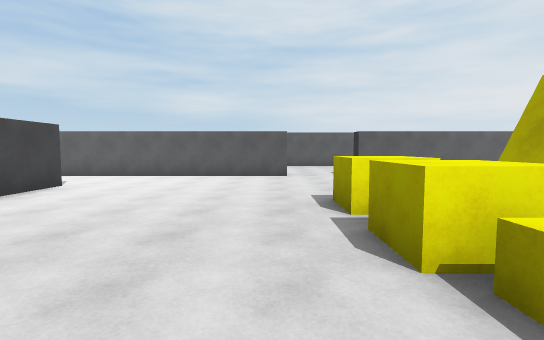
view 1 (above)

21 first-person views from a walk through a scene from a Unity 3-D project. The camera is 1.5 m above the floor, tilts 4° down and sees 85° across. The floor is counted in squares, 2 m on a side. Each view is taken from the middle of a square. On the plan, view 1 faces up. The plan holds only what a view shows up to about 10 squares ahead; the rest is blank. The player character is not drawn.

view 2
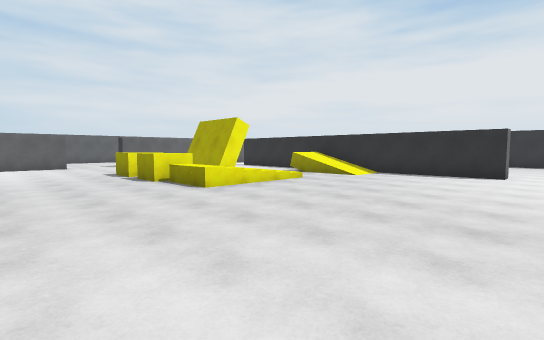

view 3
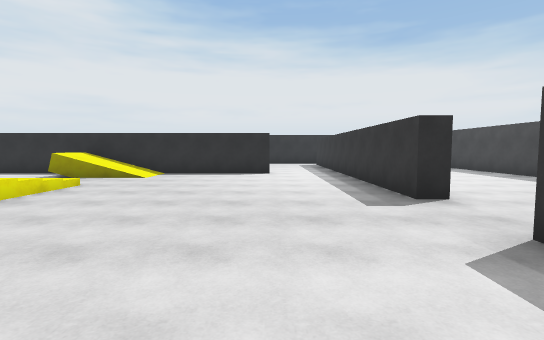

view 4
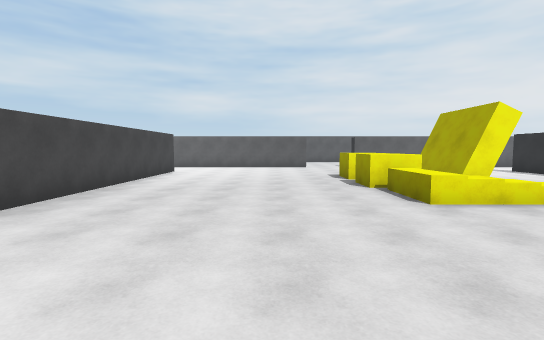

view 5
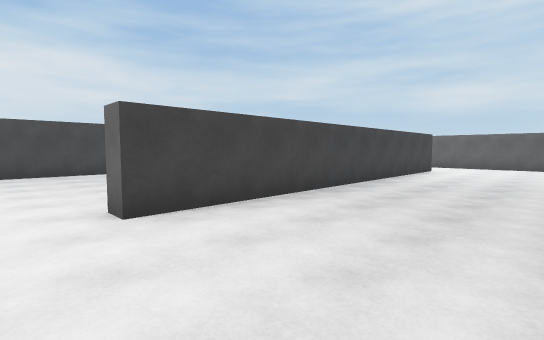

view 6
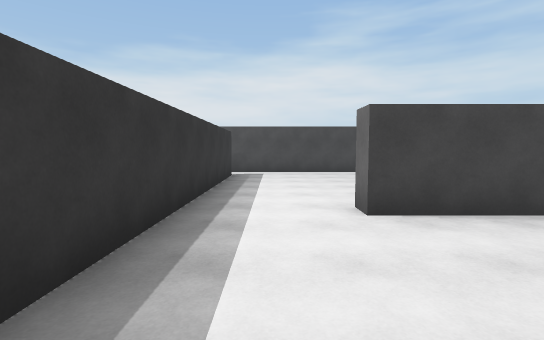

view 7
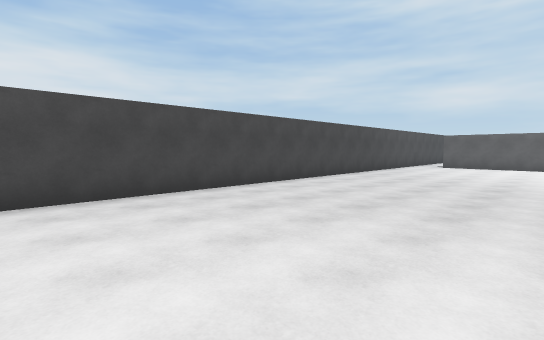

view 8
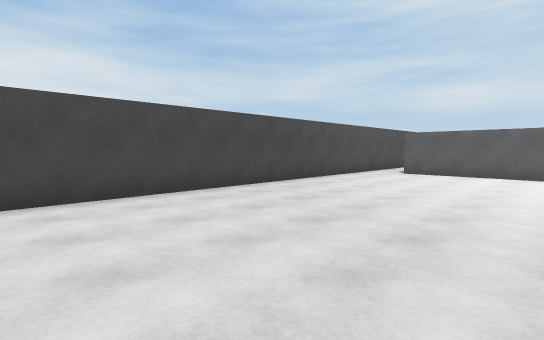

view 9
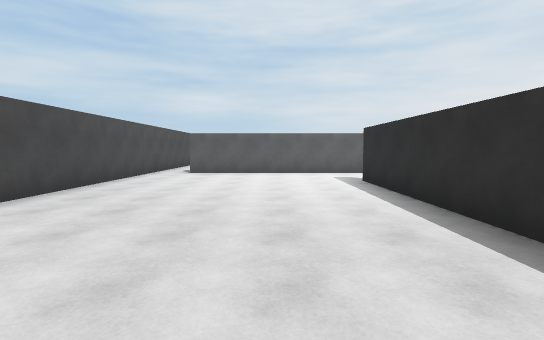

view 10
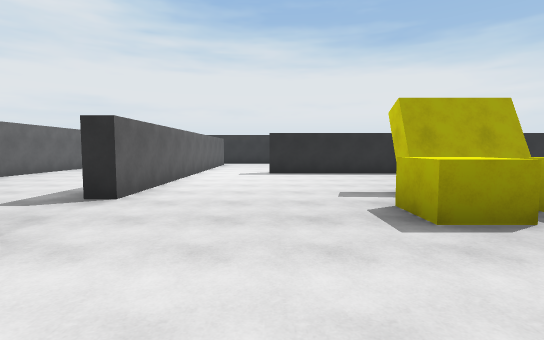

view 11
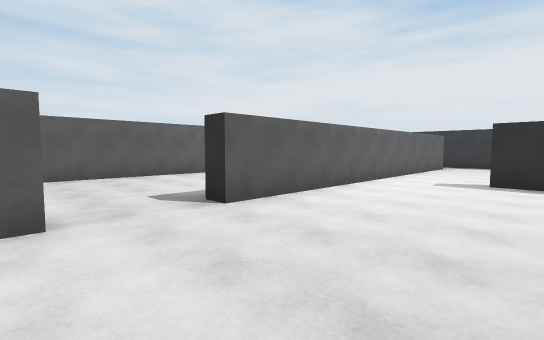

view 12
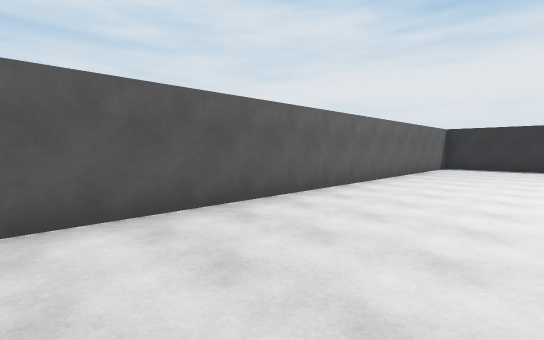

view 13
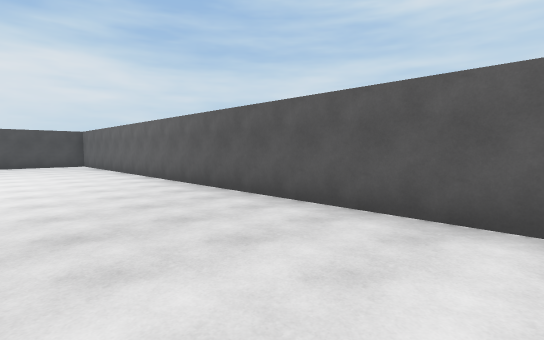

view 14
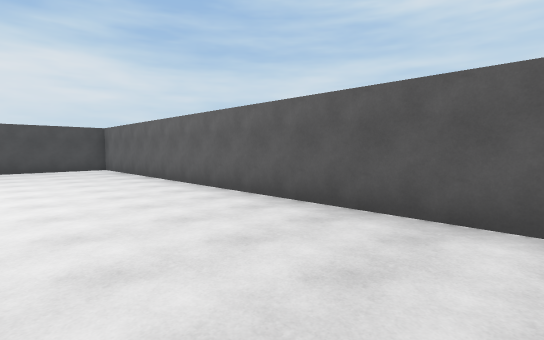

view 15
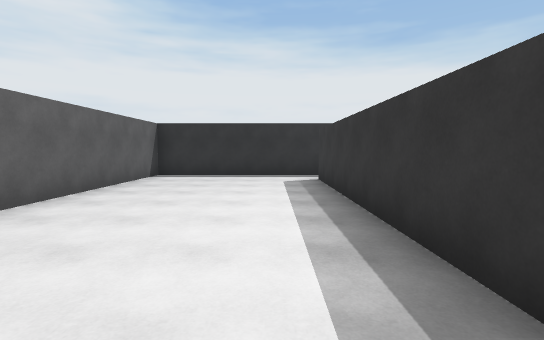

view 16
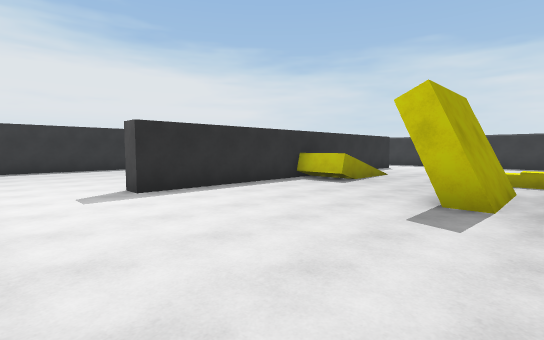

view 17
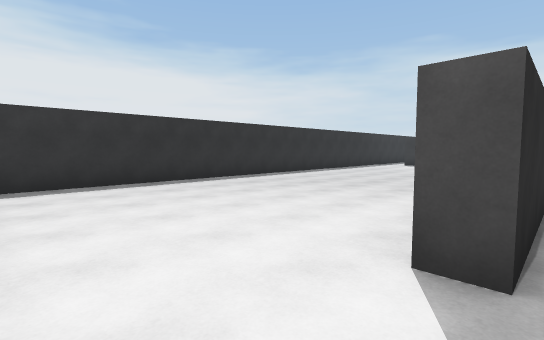

view 18
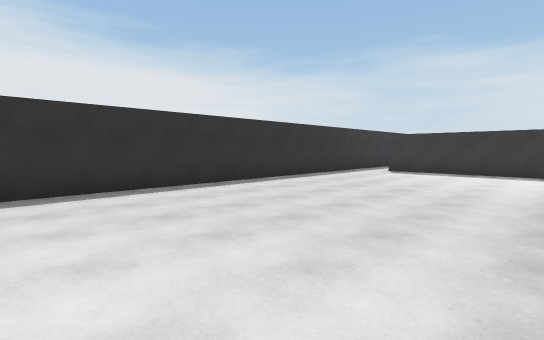

view 19
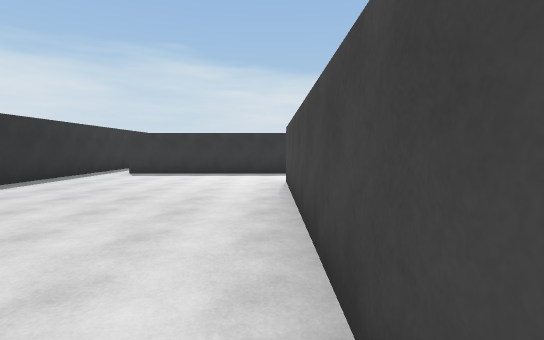

view 20
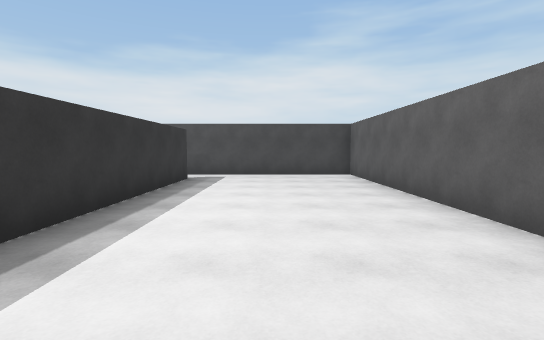

view 21
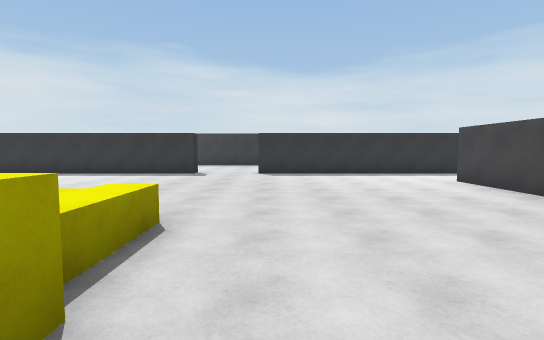

### Floor plan
Points are (right, up) in squares from view 1. A wall is a line through its corners. A room is listed if a view was taken in it or the views show most of it. See-through windows are left out.
Room 1 (views 1, 2, 3, 4, 5, 6, 10, 11, 16, 21)
walls: (2.9, 1.6) (2.9, 3.8); (3.6, 1.7) (2.7, 1.7); (2.7, 3.7) (3.6, 3.7); (0.5, 8.3) (-4.4, 8.3); (-4.3, 6.1) (-4.3, -3.9); (7.2, -3.9) (7.2, 6.1); (2.4, -6.8) (2.4, -6.2) (6.6, -6.2); (-4.4, -6.2) (0.5, -6.2); (6.4, 8.3) (2.4, 8.3)
low walls: (2.7, 1.7) (2.7, 3.7)
ways out: opening at (-5, -4.5) to room 2; opening at (-5, 7.5) to room 2; opening at (1.5, 9) to room 3; opening at (7, -4.5) to room 4; opening at (7, 7.5) to room 4; opening at (1.5, -6)
objects: yellow cube (1, 2) to (2, 2); yellow cube (1, 4) to (2, 4); yellow cube (2, 1)
Room 2 (views 7, 8, 9)
walls: (-4.8, 1.2) (-4.8, 6.1); (-4.3, -3.9) (-4.9, -3.9); (-9.6, -6.2) (-4.4, -6.2); (-10.8, 8.6) (-10.8, -6.4); (-4.4, 8.3) (-9.6, 8.3)
ways out: opening at (-5, -4.5) to room 1; opening at (-5, 7.5) to room 1; opening at (-10, 9) to room 3; opening at (-10, -6)
Room 3 (views 12, 13, 14, 15, 20)
walls: (2.4, 8.3) (2.4, 8.9); (6.1, 8.8) (12.5, 8.8); (-9.6, 8.8) (-4.2, 8.8); (13.7, 8.6) (13.7, 13.3) (-10.8, 13.3) (-10.8, 8.6)
ways out: opening at (1.5, 9) to room 1; opening at (-10, 9) to room 2; opening at (13, 9) to room 4
Room 4 (views 17, 18, 19)
walls: (7.7, 2.8) (7.7, -3.9) (7.2, -3.9); (7.2, 6.1) (7.8, 6.1); (10.9, 8.3) (6.4, 8.3); (6.6, -6.2) (12.5, -6.2); (13.7, -7) (13.7, 8.6)
ways out: opening at (7, -4.5) to room 1; opening at (7, 7.5) to room 1; opening at (13, 9) to room 3; opening at (13, -6)

Positions as (right, up) in squares from view 1, and headings:
1: (0, 0), facing up
2: (-2, -5), facing up-right
3: (-2, -4), facing right
4: (-1, -4), facing up
5: (-1, -5), facing up-left
6: (-1, -5), facing left
7: (-6, -5), facing up-left
8: (-6, -1), facing up-left
9: (-7, -1), facing up
10: (-2, 6), facing right
11: (0, 5), facing up-right
12: (1, 10), facing up-right
13: (4, 10), facing up-left
14: (1, 10), facing up-left
15: (5, 10), facing right
16: (2, 8), facing down-right
17: (7, 8), facing down-right
18: (8, 4), facing down-right
19: (8, 3), facing down
20: (-2, 11), facing left
21: (0, 3), facing down
